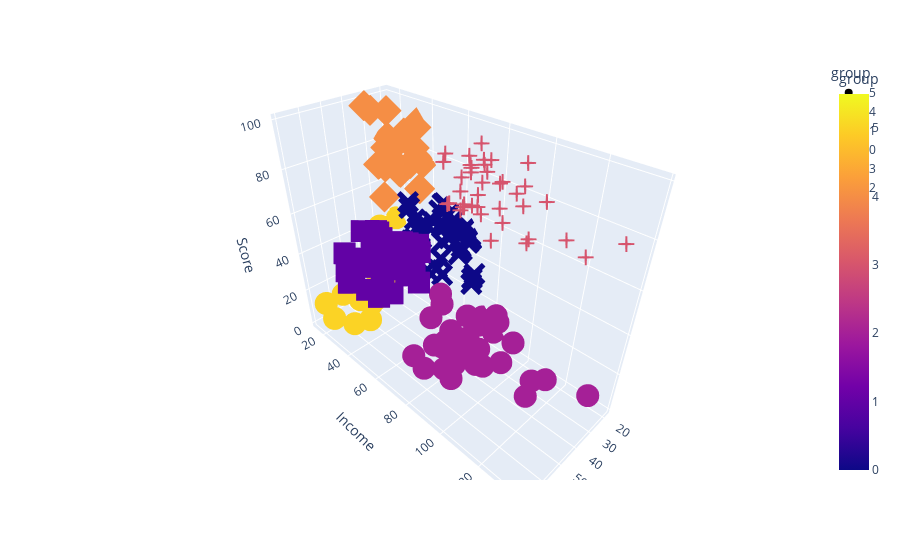

The cell this chart's notebook holds for it:
### Code cell
px.scatter_3d(df,x='Age',y='Income',z='Score',color='group',symbol='group')

### Figure 1 — Plotly figure (JSON) as saved in the notebook; plotly's stock layout.template omitted (floating-point values rounded to 4 significant figures)
{"data": [{"hovertemplate": "group=%{marker.color}<br>Age=%{x}<br>Income=%{y}<br>Score=%{z}<extra></extra>", "legendgroup": "5", "marker": {"color": [5, 5, 5, 5, 5, 5, 5, 5, 5, 5, 5, 5, 5, 5, 5, 5, 5, 5, 5, 5, 5], "coloraxis": "coloraxis", "symbol": "circle"}, "mode": "markers", "name": "5", "scene": "scene", "showlegend": true, "type": "scatter3d", "x": [19, 20, 31, 35, 64, 67, 58, 37, 35, 52, 35, 46, 54, 45, 40, 60, 53, 49, 42, 36, 49], "y": [15, 16, 17, 18, 19, 19, 20, 20, 21, 23, 24, 25, 28, 28, 29, 30, 33, 33, 34, 37, 39], "z": [39, 6, 40, 6, 3, 14, 15, 13, 35, 29, 35, 5, 14, 32, 31, 4, 4, 14, 17, 26, 28]}, {"hovertemplate": "group=%{marker.color}<br>Age=%{x}<br>Income=%{y}<br>Score=%{z}<extra></extra>", "legendgroup": "4", "marker": {"color": [4, 4, 4, 4, 4, 4, 4, 4, 4, 4, 4, 4, 4, 4, 4, 4, 4, 4, 4, 4, 4, 4], "coloraxis": "coloraxis", "symbol": "diamond"}, "mode": "markers", "name": "4", "scene": "scene", "showlegend": true, "type": "scatter3d", "x": [21, 23, 22, 23, 30, 35, 24, 22, 20, 35, 25, 31, 29, 35, 23, 21, 18, 21, 30, 20, 24, 24], "y": [15, 16, 17, 18, 19, 19, 20, 20, 21, 23, 24, 25, 28, 28, 29, 30, 33, 33, 34, 37, 38, 39], "z": [81, 77, 76, 94, 72, 99, 77, 79, 66, 98, 73, 73, 82, 61, 87, 73, 92, 81, 73, 75, 92, 65]}, {"hovertemplate": "group=%{marker.color}<br>Age=%{x}<br>Income=%{y}<br>Score=%{z}<extra></extra>", "legendgroup": "1", "marker": {"color": [1, 1, 1, 1, 1, 1, 1, 1, 1, 1, 1, 1, 1, 1, 1, 1, 1, 1, 1, 1, 1, 1, 1, 1, 1, 1, 1, 1, 1, 1, 1, 1, 1, 1, 1, 1, 1, 1, 1, 1, 1, 1, 1, 1, 1], "coloraxis": "coloraxis", "symbol": "square"}, "mode": "markers", "name": "1", "scene": "scene", "showlegend": true, "type": "scatter3d", "x": [65, 48, 50, 49, 59, 50, 47, 51, 69, 53, 70, 67, 54, 63, 43, 68, 70, 47, 60, 60, 59, 45, 49, 57, 67, 46, 48, 55, 50, 68, 48, 47, 48, 49, 67, 49, 66, 54, 68, 66, 65, 63, 49, 51, 50], "y": [38, 39, 40, 42, 43, 43, 43, 44, 44, 46, 46, 47, 47, 48, 48, 48, 49, 49, 50, 50, 54, 54, 54, 54, 54, 54, 54, 57, 58, 59, 60, 60, 61, 62, 62, 62, 63, 63, 63, 63, 63, 65, 65, 67, 67], "z": [35, 36, 55, 52, 60, 45, 41, 50, 46, 46, 56, 52, 59, 51, 50, 48, 55, 42, 49, 56, 47, 53, 42, 51, 41, 44, 46, 58, 46, 55, 49, 47, 42, 48, 59, 56, 50, 46, 43, 48, 52, 43, 59, 43, 57]}, {"hovertemplate": "group=%{marker.color}<br>Age=%{x}<br>Income=%{y}<br>Score=%{z}<extra></extra>", "legendgroup": "0", "marker": {"color": [0, 0, 0, 0, 0, 0, 0, 0, 0, 0, 0, 0, 0, 0, 0, 0, 0, 0, 0, 0, 0, 0, 0, 0, 0, 0, 0, 0, 0, 0, 0, 0, 0, 0, 0, 0, 0, 0], "coloraxis": "coloraxis", "symbol": "x"}, "mode": "markers", "name": "0", "scene": "scene", "showlegend": true, "type": "scatter3d", "x": [31, 27, 29, 31, 33, 31, 27, 19, 18, 19, 32, 26, 40, 23, 38, 21, 22, 34, 18, 40, 32, 24, 27, 20, 23, 26, 21, 19, 38, 19, 18, 19, 27, 38, 40, 23, 25, 28], "y": [39, 40, 40, 40, 42, 43, 46, 46, 48, 48, 48, 54, 54, 54, 54, 54, 57, 58, 59, 60, 60, 60, 60, 61, 62, 62, 62, 63, 64, 64, 65, 65, 67, 67, 69, 70, 72, 76], "z": [61, 47, 42, 42, 60, 54, 51, 55, 59, 59, 47, 54, 48, 52, 55, 57, 55, 60, 41, 40, 42, 52, 50, 49, 41, 55, 42, 54, 42, 46, 48, 50, 56, 40, 58, 29, 34, 40]}, {"hovertemplate": "group=%{marker.color}<br>Age=%{x}<br>Income=%{y}<br>Score=%{z}<extra></extra>", "legendgroup": "3", "marker": {"color": [3, 3, 3, 3, 3, 3, 3, 3, 3, 3, 3, 3, 3, 3, 3, 3, 3, 3, 3, 3, 3, 3, 3, 3, 3, 3, 3, 3, 3, 3, 3, 3, 3, 3, 3, 3, 3, 3, 3], "coloraxis": "coloraxis", "symbol": "cross"}, "mode": "markers", "name": "3", "scene": "scene", "showlegend": true, "type": "scatter3d", "x": [39, 31, 40, 38, 39, 31, 29, 32, 35, 32, 32, 28, 32, 34, 39, 38, 27, 30, 30, 29, 31, 36, 33, 32, 28, 36, 30, 27, 35, 32, 29, 30, 28, 36, 32, 38, 35, 32, 30], "y": [69, 70, 71, 71, 71, 72, 73, 73, 74, 75, 76, 77, 77, 78, 78, 78, 78, 78, 78, 79, 81, 85, 86, 87, 87, 87, 88, 88, 93, 97, 98, 99, 101, 103, 103, 113, 120, 126, 137], "z": [91, 77, 95, 75, 75, 71, 88, 73, 72, 93, 87, 97, 74, 90, 88, 76, 89, 78, 73, 83, 93, 75, 95, 63, 75, 92, 86, 69, 90, 86, 88, 97, 68, 85, 69, 91, 79, 74, 83]}, {"hovertemplate": "group=%{marker.color}<br>Age=%{x}<br>Income=%{y}<br>Score=%{z}<extra></extra>", "legendgroup": "2", "marker": {"color": [2, 2, 2, 2, 2, 2, 2, 2, 2, 2, 2, 2, 2, 2, 2, 2, 2, 2, 2, 2, 2, 2, 2, 2, 2, 2, 2, 2, 2, 2, 2, 2, 2, 2, 2], "coloraxis": "coloraxis", "symbol": "circle"}, "mode": "markers", "name": "2", "scene": "scene", "showlegend": true, "type": "scatter3d", "x": [43, 59, 47, 20, 44, 19, 57, 25, 48, 34, 43, 44, 47, 37, 34, 56, 19, 50, 42, 36, 40, 36, 52, 58, 59, 37, 46, 41, 54, 41, 34, 33, 47, 45, 32], "y": [71, 71, 71, 73, 73, 74, 75, 77, 77, 78, 78, 78, 78, 78, 78, 79, 81, 85, 86, 87, 87, 87, 88, 88, 93, 97, 98, 99, 101, 103, 103, 113, 120, 126, 137], "z": [35, 11, 9, 5, 7, 10, 5, 12, 36, 22, 17, 20, 16, 1, 1, 35, 5, 26, 20, 27, 13, 10, 13, 15, 14, 32, 15, 39, 24, 17, 23, 8, 16, 28, 18]}], "layout": {"coloraxis": {"colorbar": {"title": {"text": "group"}}, "colorscale": [[0, "#0d0887"], [0.1111, "#46039f"], [0.2222, "#7201a8"], [0.3333, "#9c179e"], [0.4444, "#bd3786"], [0.5556, "#d8576b"], [0.6667, "#ed7953"], [0.7778, "#fb9f3a"], [0.8889, "#fdca26"], [1, "#f0f921"]]}, "legend": {"title": {"text": "group"}, "tracegroupgap": 0}, "margin": {"t": 60}, "scene": {"domain": {"x": [0, 1], "y": [0, 1]}, "xaxis": {"title": {"text": "Age"}}, "yaxis": {"title": {"text": "Income"}}, "zaxis": {"title": {"text": "Score"}}}}}
